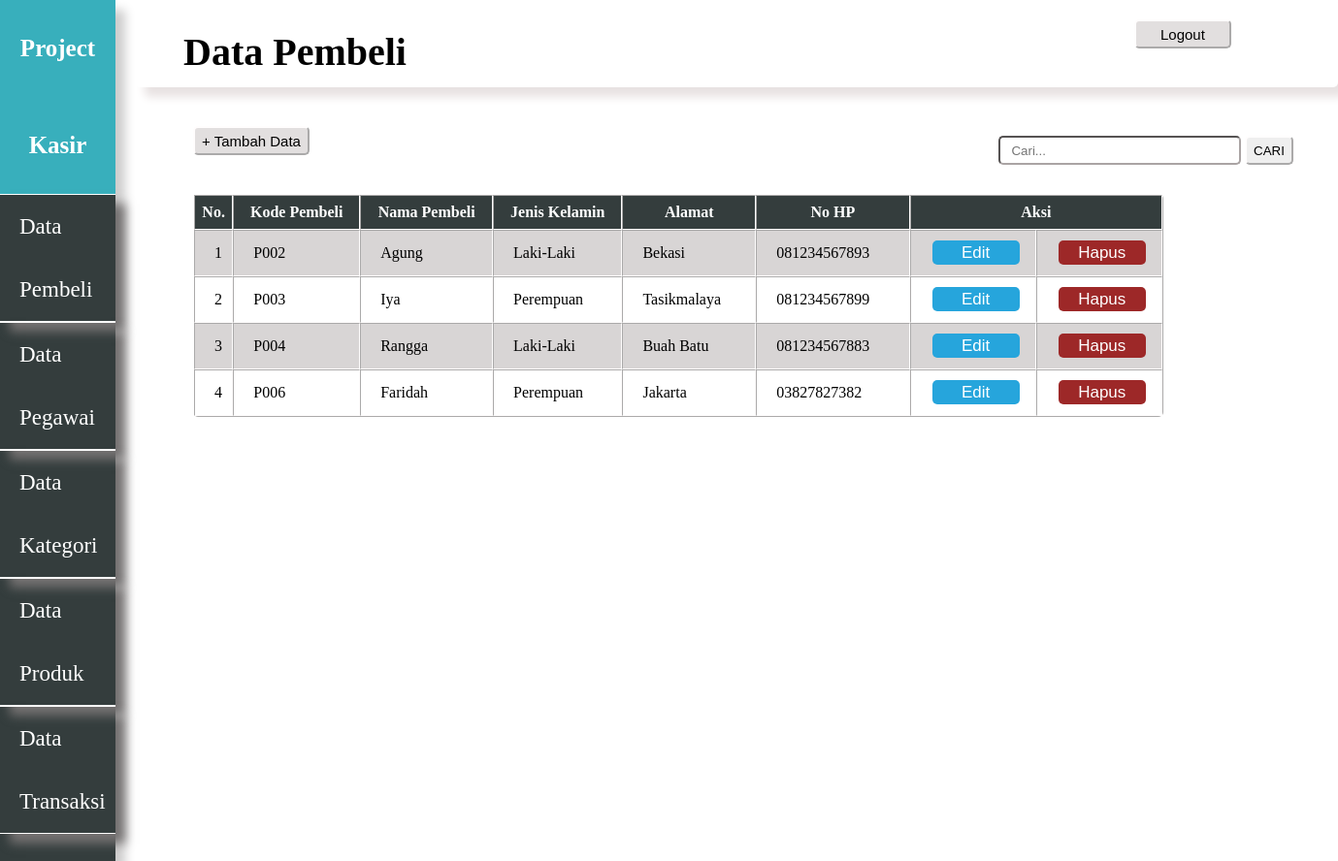
The app's page /halut.php?page=pembeli (signed in) with its own data.
### tables this page shows
CREATE TABLE `pembeli` (
  `kodepembeli` varchar(5) NOT NULL,
  `namapembeli` varchar(20) NOT NULL,
  `jk` enum('L','P') NOT NULL,
  `alamat` text NOT NULL,
  `nohp` varchar(20) NOT NULL
);

### datapembeli.php (the view, shortened to what this page needs)
<link rel="stylesheet" href="pembeli.css">
<div class="judul">
     <h2 class="a">Data Pembeli</h2>
     <a href="keluar.php"><input type="button" value="Logout" class="logout"></a>
 </div>
 <div class="data">
 <div class="serch">
        <a href="halut.php?page=inputpembeli"><input type="button" name="tambah" value="+ Tambah Data" class="tambah"></a>
        <form action="" method="post">
            <input type="text" name="txtcari" id="" class="cari" placeholder="&nbsp Cari...">
            <input type="submit" value="CARI" name="cari" class="cari2">
        </form>
    </div>
<table border="1" cellspacing="0" cellpadding="10" width="1000" height="230">
    <tr width="250">
        <th  style="background-color:rgb(52, 61, 61); color:white;">No.</th>
        <th style="background-color:rgb(52, 61, 61); color:white;">Kode Pembeli</th>
        <th style="background-color:rgb(52, 61, 61); color:white;">Nama Pembeli</th>
        <th style="background-color:rgb(52, 61, 61); color:white;">Jenis Kelamin</th>
        <th style="background-color:rgb(52, 61, 61); color:white;">Alamat</th>
        <th style="background-color:rgb(52, 61, 61); color:white;">No HP</th>
        <th style="background-color:rgb(52, 61, 61); color:white;" colspan="2">Aksi</th>
    </tr>
    <?php
    include "koneksi.php";
        if(isset($_POST['cari'])){
            $cari  = $_POST['txtcari'];
            $query = mysqli_query($koneksi,"SELECT * FROM pembeli WHERE namapembeli like '$cari%' OR kodepembeli like '$cari%'");
        }else{
            $query = mysqli_query($koneksi,"SELECT * FROM pembeli");
        }
        $no = 1;
        while($data = mysqli_fetch_array($query)){
            ?>
    <tr>
        <td><?=$no++ ?></td>
        <td><?=$data['kodepembeli']?></td>
        <td><?=$data['namapembeli'] ?></td>
        <td><?= ($data['jk']== 'L')? 'Laki-Laki':'Perempuan'?></td>
        <td><?=$data['alamat']?></td>
        <td><?=$data['nohp']?></td>
        <td><a href="halut.php?page=editpembeli&id=<?=$data['kodepembeli']?>"><input type="button" value="Edit" class="tekan1"></a></td>
        <td><a href="hapuspembeli.php?id=<?=$data['kodepembeli']?>"onclick="return confirm('Hapus Data ini?')"><input type="button" value="Hapus" class="tekan2"></a></td>
    </tr>
    <?php } ?>
</table>
</div>

### halut.css (style rules this page uses)
* { margin: 0; padding: 0; }
h2 { font-family: Georgia, 'Times New Roman', Times, serif; }

### pembeli.css (style rules this page uses)
* { margin: 0; padding: 0; }
.judul { box-shadow: 10px 10px 10px rgb(232, 226, 226); border-radius: 5px; padding: 20px; width: 1200px; margin-left: 20px; height: 50px; display: flex; }
.logout { margin-left: 750px; width: 100px; height: 30px; border-radius: 5px; background-color: #e2dfdf; font-size: 15px; border-color: rgb(255, 253, 253); }
.a { margin-top: 10px; margin-left: 30px; font-size: 40px; }
.data { width: 1200px; height: 500px; margin-left: 30px; margin-top: 20px; padding-top: 15px; background-color: white; font-family: Georgia, 'Times New Roman', Times, serif; }
.data table { margin-left: 50px; margin-top: 30px; border-radius: 5px; border-color: rgb(255, 253, 253); }
.data table tr:nth-child(even) { background-color: #d8d5d5; }
.data table td { padding-left: 20px; }
.serch { width: 1150px; margin-left: 35px; padding-top: 15px; display: flex; justify-content: space-between; }
.cari { height: 25px; width: 40px; border-color: rgb(170, 164, 164); }
.tekan1 { margin-right: -17px; margin-left: 2px; width: 90px; height: 25px; border-radius: 5px; background-color: rgb(38, 165, 220); border: none; font-size: 17px; color: white; }
.tekan2 { margin-right: -17px; margin-left: 2px; width: 90px; height: 25px; border-radius: 5px; background-color: rgb(157, 40, 40); border: none; font-size: 17px; color: white; }
.tambah { width: 120px; height: 30px; margin-top: -10px; margin-left: 15; font-size: 15px; border-radius: 5px; background-color: #e2dfdf; border-color: rgb(255, 253, 253); }
.cari { width: 250px; height: 30px; margin-top: -10px; border-radius: 5px; padding-left: 4px; }
.cari2 { margin-right: 1px; height: 30px; border-radius: 5px; width: 50px; border-color: rgb(255, 253, 253); }

### records on screen
pembeli: kodepembeli "P002", namapembeli "Agung", jk "Laki-Laki", alamat "Bekasi", nohp "081234567893"
pembeli: kodepembeli "P003", namapembeli "Iya", jk "Perempuan", alamat "Tasikmalaya", nohp "081234567899"
pembeli: kodepembeli "P004", namapembeli "Rangga", jk "Laki-Laki", alamat "Buah Batu", nohp "081234567883"
pembeli: kodepembeli "P006", namapembeli "Faridah", jk "Perempuan", alamat "Jakarta", nohp "03827827382"
